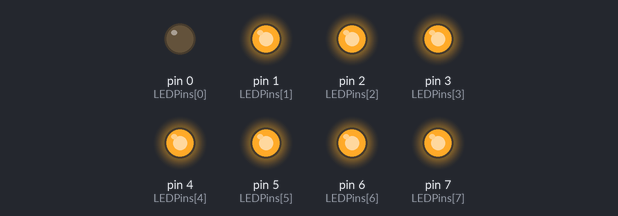
This sketch was run on a simulated Arduino Uno, built with avr-gcc and run on an emulated ATmega328P. Shown: output pins drawn as LEDs (lit = HIGH).

Above: at 0.1 s.
At 0.7 s:
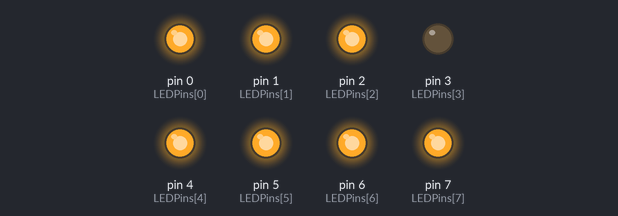
At 1.1 s:
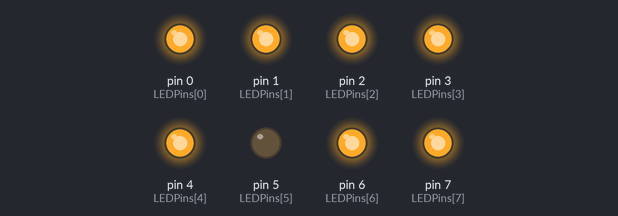
At 1.5 s:
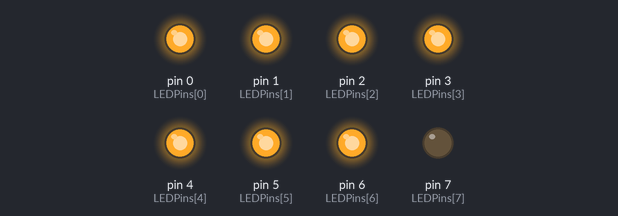
At 2.5 s:
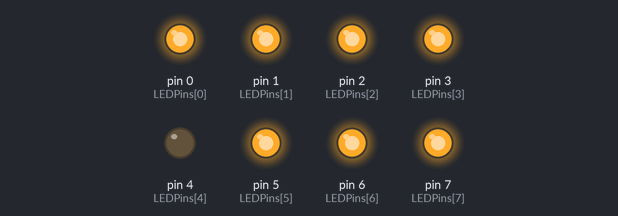
At 3.5 s:
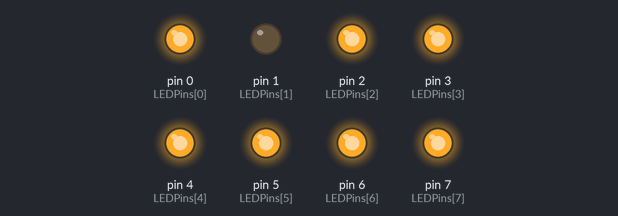
Timing chart, 0 to 3.8 s (numbered marks = the images above):
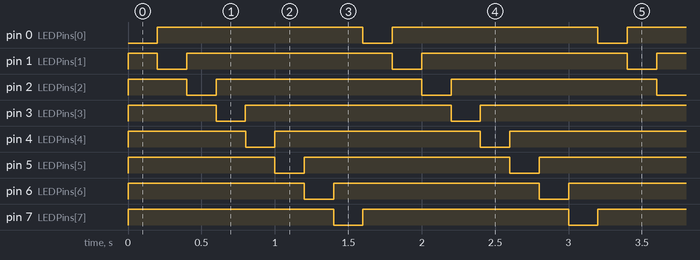

Measured:
- by itself, pin 0 (LEDPins[0]), pin 6 (LEDPins[6]), pin 7 (LEDPins[7]): alternates HIGH for 1.4 s and LOW for 0.20 s
- by itself, pin 1 (LEDPins[1]), pin 2 (LEDPins[2]), pin 3 (LEDPins[3]), pin 4 (LEDPins[4]), pin 5 (LEDPins[5]): repeats every 1.6 s: LOW 0.20 s, HIGH 1.4 s
- by itself, everything shown: repeats every 1.6 s, in 8 steps

The sketch:

03_flowLED.ino.ino
```cpp
// describe: a simple example use 8 LEDs
// author : GUGU
//
const int LEDCount = 8;
int LEDPins[8] = {0,1,2,3,4,5,6,7};


void setup() {
  // put your setup code here, to run once:
  for(int i = 0; i < LEDCount; i++)
  {
    pinMode(LEDPins[i],OUTPUT);
  }
}
// use vcc=5v and pin 0,1,2,3,4,5,6,7.  so  LOW means light and HIGH means dark
void loop() {
  // put your main code here, to run repeatedly:
    for(int i = 0; i < LEDCount; i++)
    {
      digitalWrite(LEDPins[i],HIGH);
    }
    for(int i = 0; i < LEDCount; i++)
    {
      digitalWrite(LEDPins[i],LOW);
      delay(200);
      digitalWrite(LEDPins[i],HIGH);
    }
}
```
